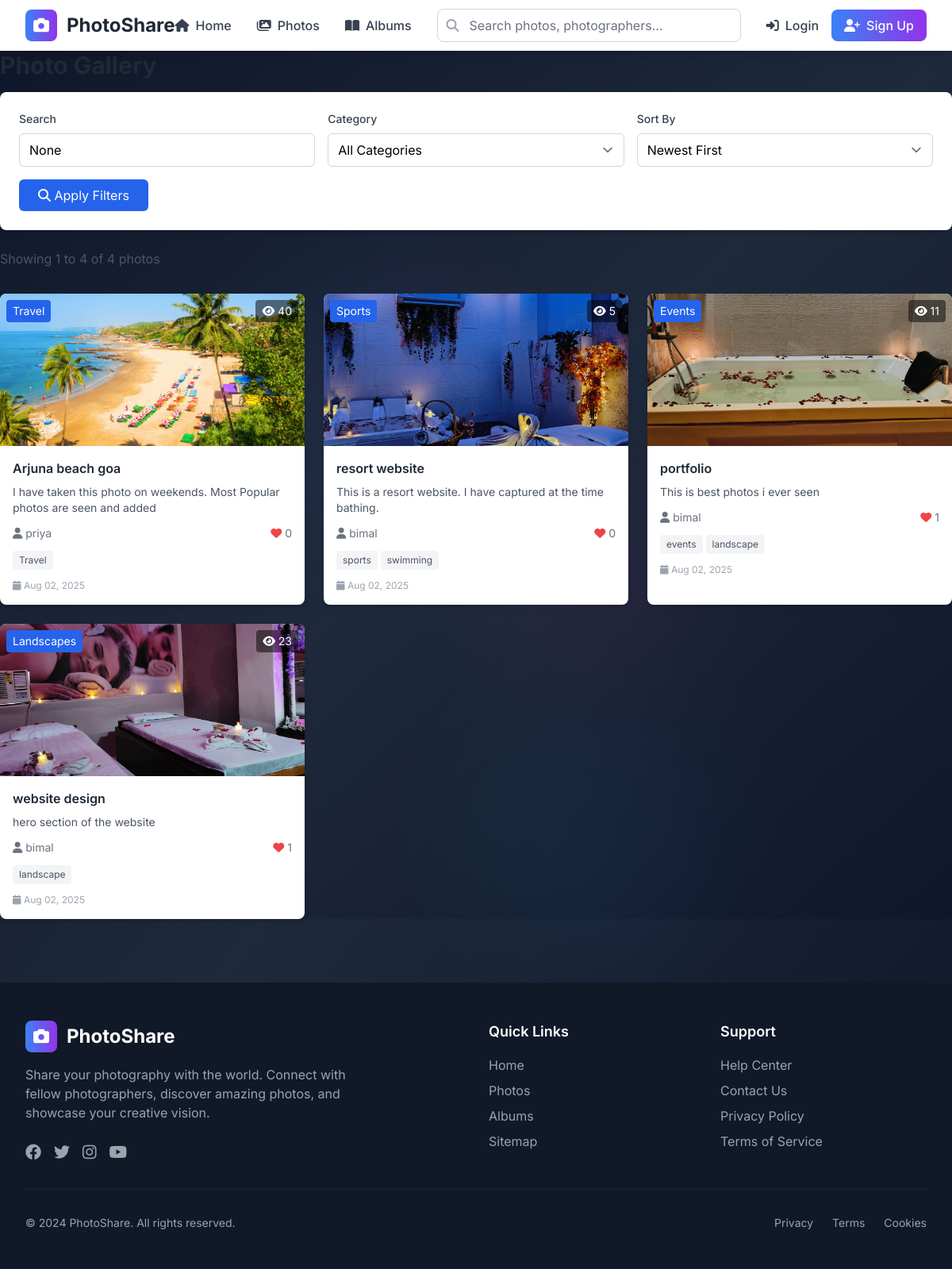
/photos/, run on the app's committed database.
### userApp/models.py (models this page shows, shortened)
class Photo(models.Model):
    title = models.CharField(max_length=200)
    description = models.TextField(blank=True)
    image = models.ImageField(upload_to='photos/')
    photographer = models.ForeignKey(CustomUser, on_delete=models.CASCADE, related_name='photos')
    category = models.ForeignKey(Category, on_delete=models.SET_NULL, null=True, blank=True, related_name='photos')
    tags = models.CharField(max_length=500, blank=True, help_text="Comma-separated tags")
    location = models.CharField(max_length=200, blank=True)
    camera_settings = models.CharField(max_length=200, blank=True, help_text="Camera, lens, settings")
    likes = models.ManyToManyField(CustomUser, related_name='liked_photos', blank=True)
    views = models.PositiveIntegerField(default=0)
    is_public = models.BooleanField(default=True)
    created_at = models.DateTimeField(auto_now_add=True)
    updated_at = models.DateTimeField(auto_now=True)
    def get_tags_list(self):
        return [tag.strip() for tag in self.tags.split(',') if tag.strip()]

class Category(models.Model):
    name = models.CharField(max_length=100, unique=True)
    description = models.TextField(blank=True)
    created_at = models.DateTimeField(auto_now_add=True)
    class Meta:
        verbose_name_plural = "Categories"

class CustomUser(AbstractUser):
    email = models.EmailField(unique=True)
    profile_image = models.ImageField(upload_to='users/profiles/', blank=True, null=True)
    bio = models.TextField(blank=True)
    website = models.URLField(blank=True)
    location = models.CharField(max_length=100, blank=True)
    date_joined = models.DateTimeField(auto_now_add=True)

### userApp/views.py (the view, shortened to what this page needs)
# urls.py: path('photos/', views.photo_list, name='photo_list'),
def photo_list(request):
    photos = Photo.objects.filter(is_public=True)
    category_id = request.GET.get('category')
    if category_id:
        photos = photos.filter(category_id=category_id)
    search_query = request.GET.get('search')
    sort_by = request.GET.get('sort', 'newest')
    if sort_by == 'oldest':
        photos = photos.order_by('created_at')
    elif sort_by == 'popular':
        photos = photos.order_by('-views', '-likes__count')
    elif sort_by == 'liked':
        photos = photos.order_by('-likes__count', '-created_at')
    else:  # newest
        photos = photos.order_by('-created_at')
    paginator = Paginator(photos, 12)
    page_number = request.GET.get('page')
    page_obj = paginator.get_page(page_number)
    categories = Category.objects.all()
    seo_context = {
        'meta_title': 'Photo Gallery - Browse Amazing Photography | PhotoShare',
        'meta_description': 'Browse thousands of amazing photos from talented photographers worldwide. Discover stunning photography in various categories and styles.',
        'meta_keywords': 'photo gallery, photography, photos, image gallery, photo collection, photography showcase',
        'og_title': 'Photo Gallery - Browse Amazing Photography | PhotoShare',
        'og_description': 'Browse thousands of amazing photos from talented photographers worldwide.',
        'og_type': 'website',
        'twitter_title': 'Photo Gallery - Browse Amazing Photography | PhotoShare',
        'twitter_description': 'Browse thousands of amazing photos from talented photographers worldwide.',
        'schema_type': 'CollectionPage',
    }
    context = {
        'page_obj': page_obj,
        'categories': categories,
        'current_category': category_id,
        'search_query': search_query,
        'sort_by': sort_by,
        **seo_context,
    }
    return render(request, 'userApp/photo_list.html', context)

### userApp/templates/userApp/photo_list.html (shortened to what this page needs)
{% extends 'userApp/base.html' %}
{% block content %}
<div class="mb-8">
    <h1 class="text-3xl font-bold text-gray-800 mb-4">Photo Gallery</h1>
    <div class="bg-white rounded-lg shadow-md p-6 mb-6">
        <form method="GET" class="space-y-4">
            <div class="grid grid-cols-1 md:grid-cols-3 gap-4">
                <div>
                    <label for="search" class="block text-sm font-medium text-gray-700 mb-2">Search</label>
                    <input type="text" name="search" id="search" value="{{ search_query }}"
                           placeholder="Search photos, photographers, tags..."
                           class="w-full px-3 py-2 border border-gray-300 rounded-md focus:outline-none focus:ring-2 focus:ring-blue-500">
                </div>
                <div>
                    <label for="category" class="block text-sm font-medium text-gray-700 mb-2">Category</label>
                    <select name="category" id="category" class="w-full px-3 py-2 border border-gray-300 rounded-md focus:outline-none focus:ring-2 focus:ring-blue-500">
                        <option value="">All Categories</option>
                    </select>
                </div>
                <div>
                    <label for="sort" class="block text-sm font-medium text-gray-700 mb-2">Sort By</label>
                    <select name="sort" id="sort" class="w-full px-3 py-2 border border-gray-300 rounded-md focus:outline-none focus:ring-2 focus:ring-blue-500">
                        <option value="newest" {% if sort_by == 'newest' %}selected{% endif %}>Newest First</option>
                    </select>
                </div>
            </div>
            <div class="flex justify-between items-center">
                <button type="submit" class="bg-blue-600 text-white px-6 py-2 rounded-md hover:bg-blue-700 transition duration-300">
                    <i class="fas fa-search"></i> Apply Filters
                </button>
            </div>
        </form>
    </div>
    {% if page_obj %}
        <div class="flex justify-between items-center mb-4">
            <p class="text-gray-600">
                Showing {{ page_obj.start_index }} to {{ page_obj.end_index }} of {{ page_obj.paginator.count }} photos
            </p>
        </div>
    {% endif %}
</div>
{% if page_obj %}
    <div class="grid grid-cols-1 md:grid-cols-2 lg:grid-cols-3 xl:grid-cols-4 gap-6">
        {% for photo in page_obj %}
        <div class="bg-white rounded-lg shadow-md overflow-hidden hover:shadow-lg transition duration-300">
            <a href="{% url 'userApp:photo_detail' photo.id %}">
                <div class="relative">
                    <img src="{{ photo.image.url }}" alt="{{ photo.title }}" class="w-full h-48 object-cover">
                    <div class="absolute top-2 right-2 bg-black bg-opacity-50 text-white px-2 py-1 rounded text-sm">
                        <i class="fas fa-eye"></i> {{ photo.views }}
                    </div>
                    {% if photo.category %}
                        <div class="absolute top-2 left-2 bg-blue-600 text-white px-2 py-1 rounded text-sm">
                            {{ photo.category.name }}
                        </div>
                    {% endif %}
                </div>
            </a>
            <div class="p-4">
                <h3 class="font-semibold text-gray-800 mb-2">
                    <a href="{% url 'userApp:photo_detail' photo.id %}" class="hover:text-blue-600">
                        {{ photo.title }}
                    </a>
                </h3>
                {% if photo.description %}
                    <p class="text-gray-600 text-sm mb-3">{{ photo.description|truncatewords:15 }}</p>
                {% endif %}
                <div class="flex items-center justify-between text-sm text-gray-500 mb-3">
                    <a href="{% url 'userApp:user_profile' photo.photographer.username %}" class="hover:text-blue-600">
                        <i class="fas fa-user"></i> {{ photo.photographer.username }}
                    </a>
                    <span class="flex items-center">
                        <i class="fas fa-heart text-red-500 mr-1"></i> {{ photo.likes.count }}
                    </span>
                </div>
                {% if photo.tags %}
                    <div class="flex flex-wrap gap-1">
                        {% for tag in photo.get_tags_list|slice:":3" %}
                            <span class="bg-gray-100 text-gray-600 px-2 py-1 rounded text-xs">{{ tag }}</span>
                        {% endfor %}
                    </div>
                {% endif %}
                <div class="mt-3 text-xs text-gray-400">
                    <i class="fas fa-calendar"></i> {{ photo.created_at|date:"M d, Y" }}
                </div>
            </div>
        </div>
        {% endfor %}
    </div>
{% endif %}
{% endblock %}

### data on the page
Photo: image (picture), views "40", category.name "Travel", title "Arjuna beach goa", description "I have taken this photo on weekends. Most Popular photos are seen and added", photographer.username "priya", likes.count "0", get_tags_list "Travel", created_at "Aug 02, 2025"
Photo: image (picture), views "5", category.name "Sports", title "resort website", description "This is a resort website. I have captured at the time bathing.", photographer.username "bimal", likes.count "0", get_tags_list "sports" "swimming", created_at "Aug 02, 2025"
Photo: image (picture), views "11", category.name "Events", title "portfolio", description "This is best photos i ever seen", photographer.username "bimal", likes.count "1", get_tags_list "events" "landscape", created_at "Aug 02, 2025"
Photo: image (picture), views "23", category.name "Landscapes", title "website design", description "hero section of the website", photographer.username "bimal", likes.count "1", get_tags_list "landscape", created_at "Aug 02, 2025"

### other printed values
{{ page_obj.start_index }} "1"
{{ page_obj.end_index }} "4"
{{ page_obj.paginator.count }} "4"
